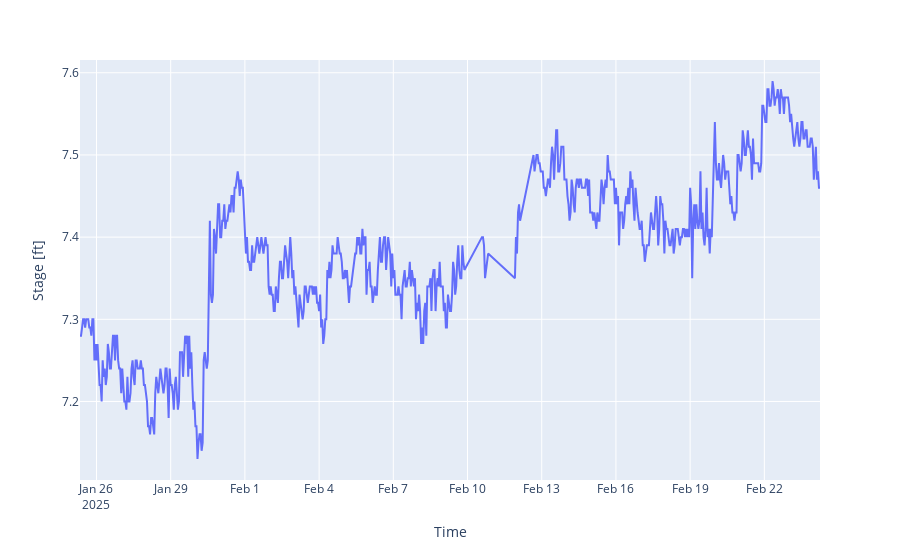

The notebook cell this image was saved under:
### Code cell
fig = px.line(df, x='validTime', y='secondary') 
fig.update_layout(xaxis_title='Time', yaxis_title='Stage [ft]')
fig.show()

### Figure 1 — Plotly figure (JSON) as saved in the notebook; plotly's stock layout.template omitted (floating-point values rounded to 4 significant figures; data arrays with more than 128 entries replaced by an {"elided": "..."} marker saying what was removed)
{"data": [{"hovertemplate": "validTime=%{x}<br>secondary=%{y}<extra></extra>", "legendgroup": "", "line": {"color": "#636efa", "dash": "solid"}, "marker": {"symbol": "circle"}, "mode": "lines", "name": "", "orientation": "v", "showlegend": false, "type": "scatter", "x": {"elided": "664 str values"}, "xaxis": "x", "y": {"elided": "664 float values"}, "yaxis": "y"}], "layout": {"legend": {"tracegroupgap": 0}, "margin": {"t": 60}, "xaxis": {"anchor": "y", "domain": [0, 1], "title": {"text": "Time"}}, "yaxis": {"anchor": "x", "domain": [0, 1], "title": {"text": "Stage [ft]"}}}}
